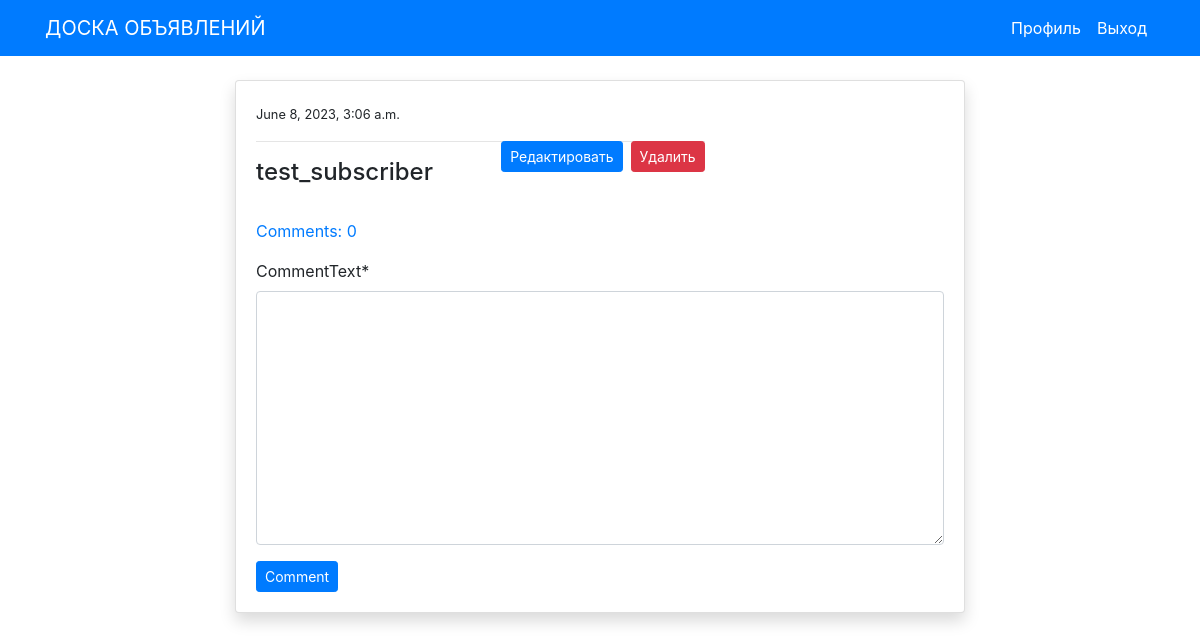
Page /board_detail/2/ (signed in) on the earlier database version.
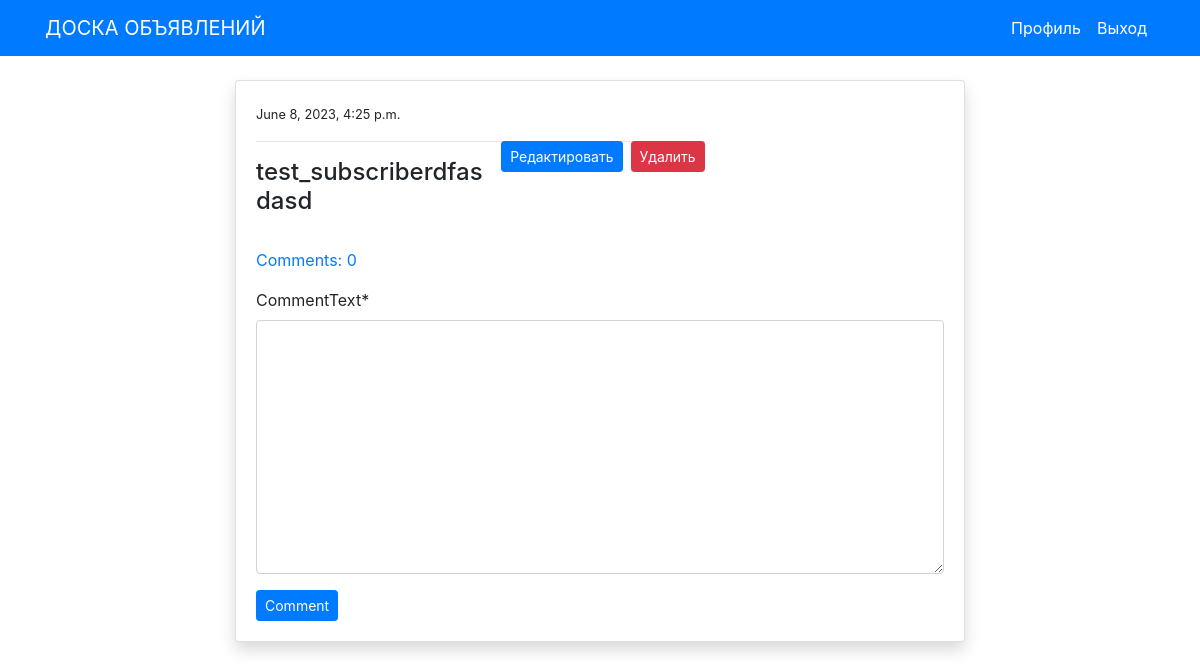
Same page on the later database version.
### post_board/models.py (models this page shows, shortened)
class Post(models.Model):  # post
    author = models.ForeignKey(User, on_delete=models.CASCADE)
    categoryType = models.ForeignKey(Category, on_delete=models.CASCADE)
    dateCreation = models.DateTimeField(auto_now_add=True)
    postTitle = models.CharField(max_length=255)
    postText = models.TextField()
    upload = models.ImageField(upload_to='uploads/', blank=True)
    def comment_count(self):
        return self.comment_set.all().count()
    def comments(self):
        return self.comment_set.all()

### post_board/views.py (the view)
# urls.py: path('board_detail/<int:pk>/', BoardDetail, name='board_detail'),
@login_required
def BoardDetail(request, pk):
    post = Post.objects.get(pk=pk)
    if request.method == 'POST':
        c_form = CommentForm(request.POST)
        if c_form.is_valid():
            instance = c_form.save(commit=False)
            instance.commentUser = request.user
            instance.commentPost = post
            instance.save()
            return redirect('post_board:board_detail', pk=post.id)
    else:
        c_form = CommentForm()
    context = {
        'post': post,
        'c_form': c_form, }
    return render(request, 'board/board_detail.html', context)

### post_board/forms.py
class CommentForm(forms.ModelForm):
    class Meta:
        model = Comment
        fields = ('commentText',)

### templates/board/board_detail.html (shortened to what this page needs)
{% extends 'base/base.html' %}
{% load crispy_forms_tags %}
{% block content %}
<div class="container">
	<div class="row mt-5 pt-3">
		<div class="col-md-8 offset-md-2">
			<div class="card my-3 shadow">
				<div class="card-body">
					<div class="row">
						<div class="col-md-8">
							<small>{{ post.dateCreation }}</small>
							<span><a class="btn btn-danger float-right btn-sm"
									href="{% url 'post_board:board_delete' post.id %}">Удалить</a></span>
							<span><a class="btn btn-primary mx-2 float-right btn-sm"
									href="{% url 'post_board:board_edit' post.id %}">Редактировать</a></span>
							<hr>
							<h4>{{ post.postTitle }}</h4>
						</div>
					</div>
					<p class="mt-3">
						<a class="" data-toggle="collapse" href="#collapseExample" role="button" aria-expanded="false"
							aria-controls="collapseExample">
							Comments: {{ post.comment_count }}
						</a>
					</p>
					<form method="POST">
						{{ c_form|crispy }}
						<input class="btn btn-primary btn-sm" type="submit" value="Comment">
					</form>
				</div>
			</div>
		</div>
	</div>
</div>
{% endblock %}

Differences in the rows shown:
changed Post: dateCreation "June 8, 2023, 3:06 a.m." → "June 8, 2023, 4:25 p.m."; postTitle "test_subscriber" → "test_subscriberdfasdasd"
